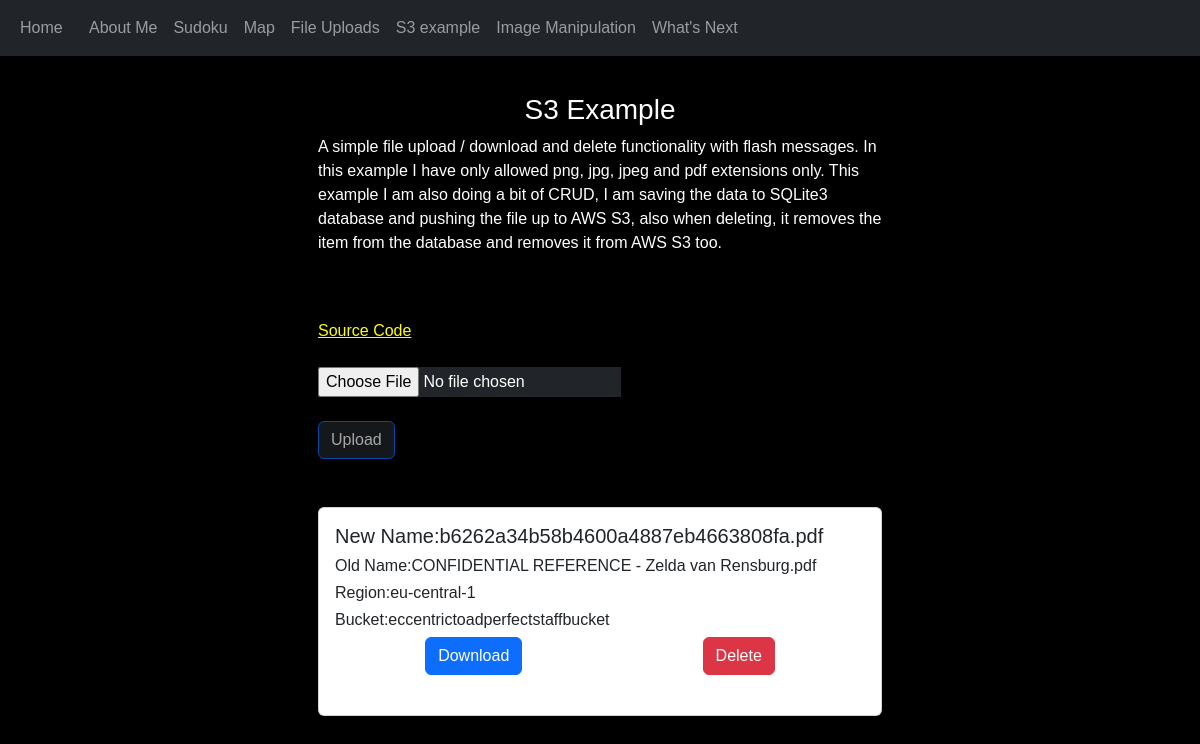
The app's page /s3example, older data.
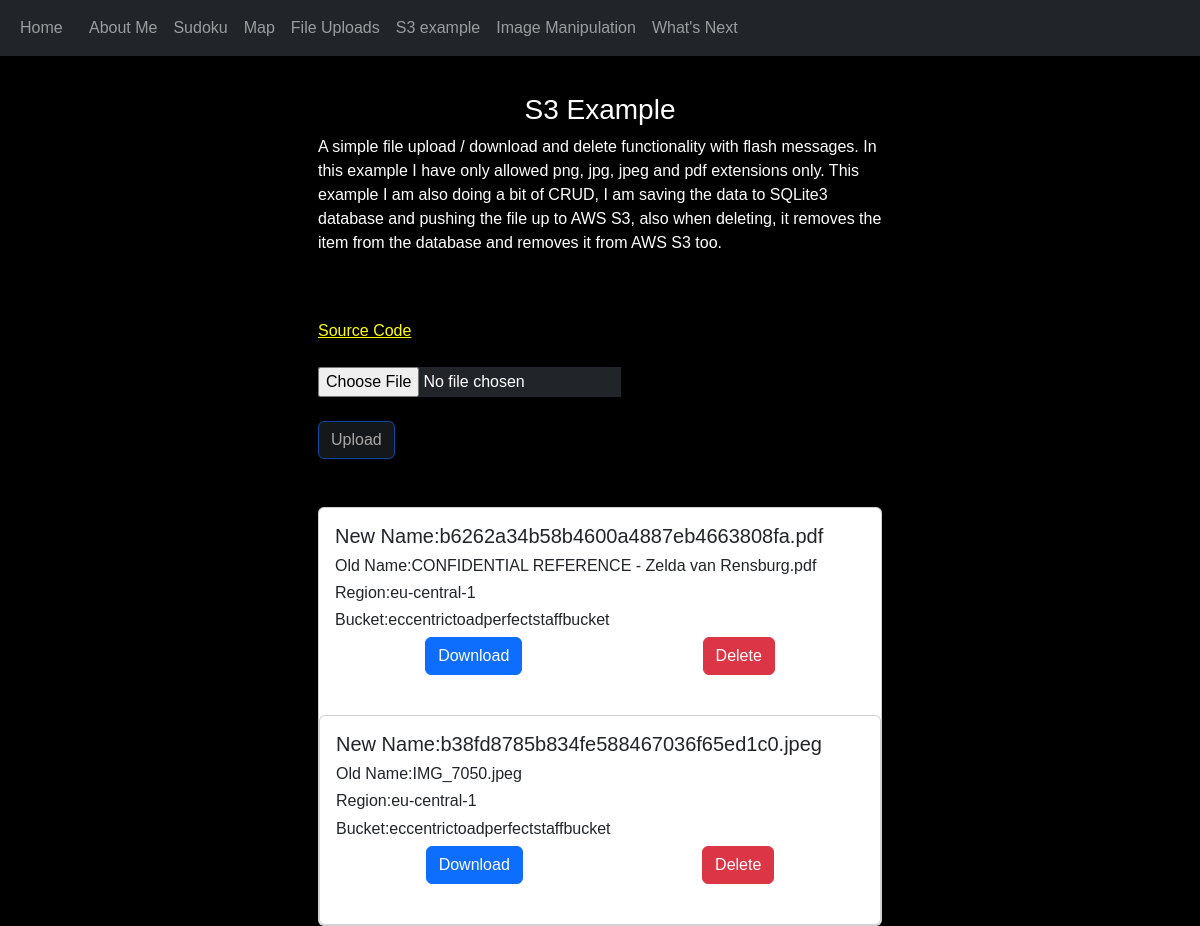
The same page, newer data.
### website/models.py (models this page shows)
class File(db.Model):
    id = db.Column(db.Integer, primary_key=True)
    original_fileName = db.Column(db.String(100))
    fileName = db.Column(db.String(100))
    bucket = db.Column(db.String(100))
    region = db.Column(db.String(100))

### website/views.py (the view, shortened to what this page needs)
@views.route("/s3example", methods=["GET", "POST"])
def s3example():
    files = File.query.all()
    return render_template("s3example.html", files=files)

### website/templates/s3example.html (shortened to what this page needs)
{% extends "base.html" %}
{% block content %}
<div class="container-fluid" style="margin-top: 45px;">
	<div class="row">
		<div class="col-md-3"></div>
		<div class="col-md-6">
			<br><br>
			<h3 class="text-center" style="color: white">S3 Example</h3>
			<p style="color: white;">A simple file upload / download and delete functionality with flash messages.
				In this example I have only allowed png, jpg, jpeg and pdf extensions only.
			This example I am also doing a bit of CRUD, I am saving the data to SQLite3 database and pushing the file
				up to AWS S3, also when deleting, it removes the item from the database and removes it from AWS S3 too.</p>
			<br><br>
			<a href="https://github.com/WayneBruton/flaskPersonal/" target="_blank" style="color: white; text-decoration: underline; color: yellow;">Source Code</a>
			<br><br>
			<form method="POST" enctype="multipart/form-data">
				<input class="text-bg-dark" type="file" name="file" id="fileInput" accept=".pdf, .png, .jpg, .jpeg"><br><br>
				<button type="submit" class="btn btn-primary text-bg-dark" id="submitButton" disabled>Upload</button>
			</form>
			<br><br>
			{% for file in files %}
			<div class="card">
				<div class="card-body">
					<h5 class="card-title">New Name:{{ file.fileName }}</h5>
					<h6 class="card-title">Old Name:{{ file.original_fileName }}</h6>
					<h6 class="card-title">Region:{{ file.region }}</h6>
					<h6 class="card-title">Bucket:{{ file.bucket }}</h6>
					<div style="display:flex; justify-content: space-around;">
					<a href="https://{{ file.bucket }}.s3.{{ file.region }}.amazonaws.com/{{ file.fileName }}" class="btn btn-primary" target="_blank">Download</a>
					<a href="{{ url_for('views.delete_file', id=file.id, filename=file.fileName) }}" class="btn btn-danger">Delete</a>
				</div>
			</div>
			<br>
			{% endfor %}
		</div>
	</div>
</div>
{% endblock %}

### website/templates/base.html (shortened to what this page needs)
<!DOCTYPE html>
<html lang="en">
<head>
	<link href="https://cdn.jsdelivr.net/npm/bootstrap@5.3.1/dist/css/bootstrap.min.css" rel="stylesheet"
>
	<link rel="stylesheet" type="text/css" href="{{ url_for('static', filename='index.css') }}">
</head>
<body class="body">
<nav class="navbar navbar-expand-lg navbar-dark bg-dark fixed-top">
	<div class="container-fluid">
		<div class="collapse navbar-collapse" id="navbar">
			<div class="navbar-nav">
				<a class="nav-item nav-link" id="home" href="/">Home</a>
				<a class="nav-item nav-link" id="index" href="/index">About Me</a>
				<a class="nav-item nav-link" id="sudoku" href="/sudoku">Sudoku</a>
				<a class="nav-item nav-link" id="map" href="/map">Map</a>
				<a class="nav-item nav-link" id="uploads" href="/uploads">File Uploads</a>
				<a class="nav-item nav-link" id="s3example" href="/s3example">S3 example</a>
				<a class="nav-item nav-link" id="imagemanipulation" href="/imagemanipulation">Image Manipulation</a>
				<a class="nav-item nav-link" id="nextup" href="/nextup">What's Next</a>
			</div>
		</div>
	</div>
</nav>
<div class="container-fluid">
	{% block content %}
	{% endblock %}
</div>
</body>
</html>

### website/static/index.css (style rules this page uses)
a { color: white; }
.body { margin: 0; padding: 0; font-family: sans-serif; background: #000; }

Row changes from the older to the newer data that the page shows:
added File: fileName "b38fd8785b834fe588467036f65ed1c0.jpeg", original_fileName "IMG_7050.jpeg", region "eu-central-1", bucket "eccentrictoadperfectstaffbucket"
